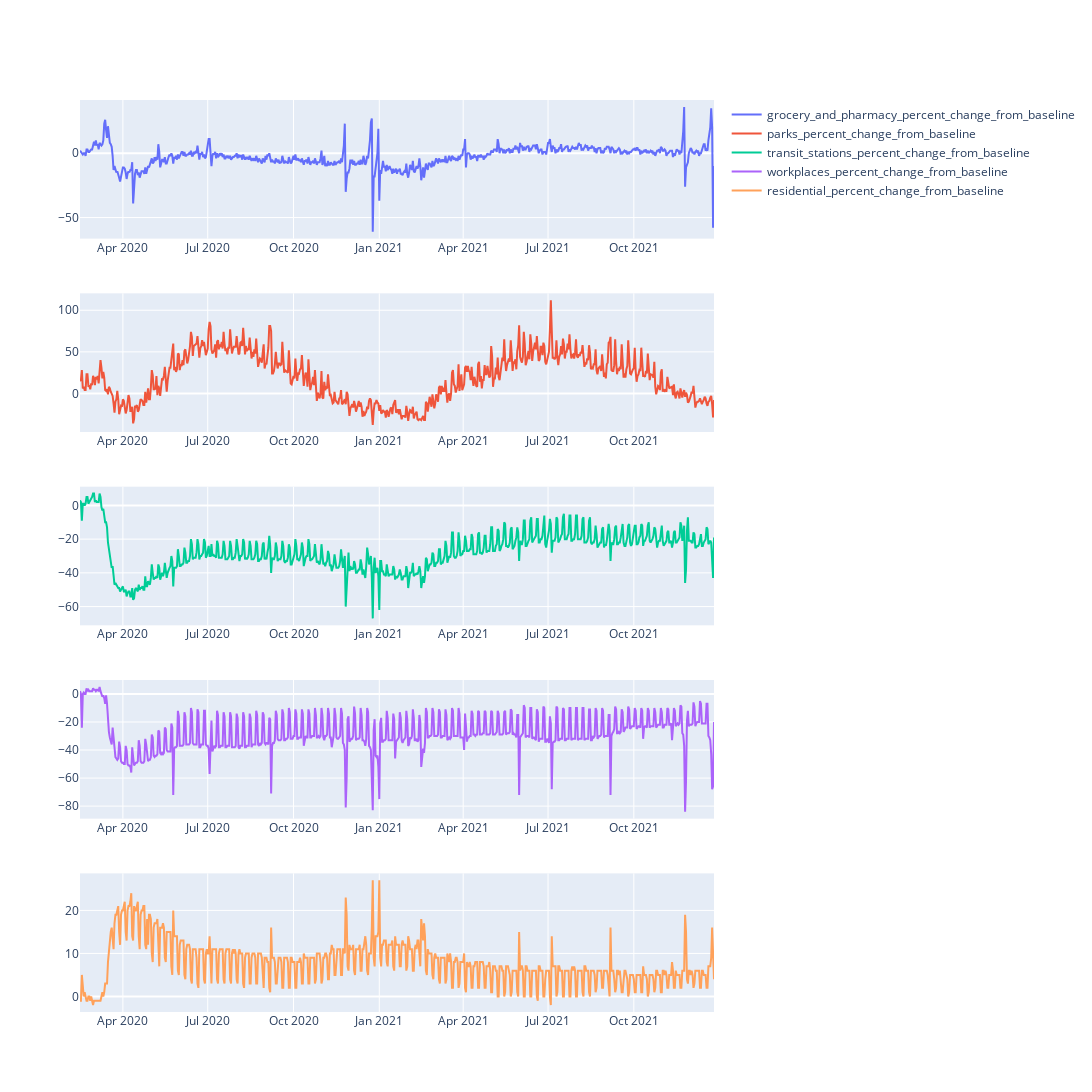

Source (notebook cell):
### Markdown cell above
### Data Visualization

### Code cell
from plotly.subplots import make_subplots
import plotly.graph_objects as go

fig = make_subplots(rows=5, cols=1)

fig.add_trace(go.Scatter( x= data_subset["date"], y=data_subset["grocery_and_pharmacy_percent_change_from_baseline"], 
                         name = 'grocery_and_pharmacy_percent_change_from_baseline'),
              row = 1, col = 1
)

fig.add_trace(
    go.Scatter(x=data_subset["date"], y=data_subset["parks_percent_change_from_baseline"], 
               name = 'parks_percent_change_from_baseline'),
    row=2, col=1
)

fig.add_trace(
    go.Scatter(x=data_subset["date"], y=data_subset["transit_stations_percent_change_from_baseline"], 
               name = 'transit_stations_percent_change_from_baseline'),
    row=3, col=1
)


fig.add_trace(
    go.Scatter(x=data_subset["date"], y=data_subset["workplaces_percent_change_from_baseline"], 
               name = 'workplaces_percent_change_from_baseline' ),
    row=4, col=1
)

fig.add_trace(
    go.Scatter(x=data_subset["date"], y=data_subset["residential_percent_change_from_baseline"], 
              name = 'residential_percent_change_from_baseline'),
    row=5, col=1
)

fig.update_layout(height=1700, width=1200)
fig.show()

### Figure 1 — Plotly figure (JSON) as saved in the notebook; plotly's stock layout.template omitted (floating-point values rounded to 4 significant figures; data arrays with more than 128 entries replaced by an {"elided": "..."} marker saying what was removed)
{"data": [{"name": "grocery_and_pharmacy_percent_change_from_baseline", "type": "scatter", "x": {"elided": "681 str values"}, "xaxis": "x", "y": {"elided": "681 int values"}, "yaxis": "y"}, {"name": "parks_percent_change_from_baseline", "type": "scatter", "x": {"elided": "681 str values"}, "xaxis": "x2", "y": {"elided": "681 int values"}, "yaxis": "y2"}, {"name": "transit_stations_percent_change_from_baseline", "type": "scatter", "x": {"elided": "681 str values"}, "xaxis": "x3", "y": {"elided": "681 int values"}, "yaxis": "y3"}, {"name": "workplaces_percent_change_from_baseline", "type": "scatter", "x": {"elided": "681 str values"}, "xaxis": "x4", "y": {"elided": "681 int values"}, "yaxis": "y4"}, {"name": "residential_percent_change_from_baseline", "type": "scatter", "x": {"elided": "681 str values"}, "xaxis": "x5", "y": {"elided": "681 int values"}, "yaxis": "y5"}], "layout": {"height": 1700, "width": 1200, "xaxis": {"anchor": "y", "domain": [0, 1]}, "xaxis2": {"anchor": "y2", "domain": [0, 1]}, "xaxis3": {"anchor": "y3", "domain": [0, 1]}, "xaxis4": {"anchor": "y4", "domain": [0, 1]}, "xaxis5": {"anchor": "y5", "domain": [0, 1]}, "yaxis": {"anchor": "x", "domain": [0.848, 1]}, "yaxis2": {"anchor": "x2", "domain": [0.636, 0.788]}, "yaxis3": {"anchor": "x3", "domain": [0.424, 0.576]}, "yaxis4": {"anchor": "x4", "domain": [0.212, 0.364]}, "yaxis5": {"anchor": "x5", "domain": [0, 0.152]}}}
